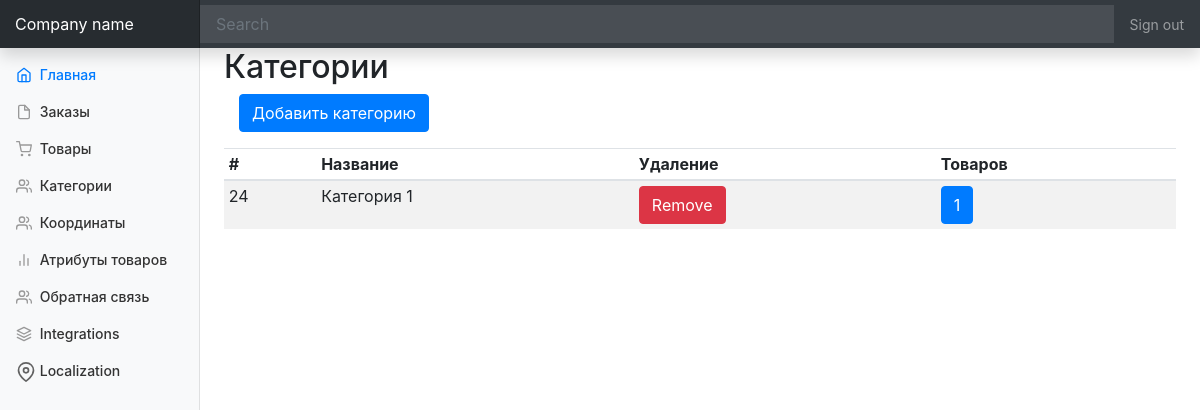
Screenshot of /index.php?ctrl=Category&act=categoriesList with the database file from the repository.
### tables this page shows
CREATE TABLE IF NOT EXISTS `categories` (
  `categoryID` int(11) NOT NULL AUTO_INCREMENT,
  `categoryTitle` varchar(50) NOT NULL,
  PRIMARY KEY (`categoryID`),
  UNIQUE KEY `categoryTitle` (`categoryTitle`)
);

### controllers/panel/MainController.php (called while the page is built, shortened)
<?php
class MainController extends BaseController {
    public function start(  ){
        $controller = $this->request->getGetValue('ctrl');
        $action = $this->request->getGetValue('act');
        $controllerClass = "controllers\\panel\\{$controller}Controller";
        if(class_exists($controllerClass)){
            $controllerInstance = new $controllerClass();
        }
        if(method_exists($controllerClass, "{$action}Action")){
            $viewToInclude = $controllerInstance->{"{$action}Action"}();
        }
        else{
            $controller = "Home";
            $action = "index";
            $controllerClass = "controllers\\panel\\{$controller}Controller";
            $controllerInstance = new $controllerClass();
            $viewToInclude = $controllerInstance->{"{$action}Action"}();
        }
        $this->view = $controllerInstance->view;
        include_once "views/Default/header.php";
        include_once "views/$controller/$viewToInclude.php";
    }
}

### index.php (called while the page is built, shortened)
<?php
$app = new MainController();
$app->start();

### controllers/panel/BaseController.php (called while the page is built, shortened)
<?php
class BaseController{
    public function __construct(){
        $this->view = new View();
    }
}

### utils/View.php (called while the page is built, shortened)
<?php
class View{
    private $storage = [];
    public function __get($name){
        if(isset($this->storage[$name])){
            return $this->storage[$name];
        }
        return null;
    }
    public function __set($name, $value){
        $this->storage[$name] = $value;
    }
}

### models/Category.php (called while the page is built, shortened)
<?php
class Category{
    public static function GetCategories( $limit = 10 , $offset = 0){
        $stm = MySQL::$db->prepare("SELECT * FROM categories LIMIT $offset,$limit");
        $stm->execute();
        $categories = $stm->fetchAll(\PDO::FETCH_OBJ);
        return $categories;
    }
    public static function GetProductsAmountByCategory(  $categoryID ){
        $stm = MySQL::$db->prepare("SELECT COUNT(pc.productID) as `count` FROM `productandcategories` as pc WHERE pc.categoryID = :id");
        $stm->bindParam(':id' , $categoryID , \PDO::PARAM_INT);
        $stm->execute();
        $count = $stm->fetch(\PDO::FETCH_OBJ);
        return $count->count;
    }
}

### controllers/panel/CategoryController.php (called while the page is built, shortened)
<?php
class CategoryController extends BaseController{
    public function categoriesListAction(  ){
        $this->view->categories = Category::GetCategories(10,0);
        foreach ( $this->view->categories as $category ){
            $category->count = Category::GetProductsAmountByCategory( $category->categoryID );
        }
        return 'categories-list';
    }
}

### views/Category/categories-list.php (the view, shortened to what this page needs)
        <main role="main" class="col-md-9 ml-sm-auto col-lg-10 px-4">
            <h2>Категории </h2>
            <form class="col-12">
                <div class="form-group">
                    <a href="index.php?ctrl=Category&act=addCategory" class="btn btn-primary">Добавить категорию</a>
                </div>
            </form>
            <div class="table-responsive">
                <table class="table table-striped table-sm">
                    <thead>
                    <tr>
                        <th>#</th>
                        <th>Название</th>
                        <th>Удаление</th>
                        <th>Товаров</th>
                    </tr>
                    </thead>
                    <tbody>
                        <?php foreach ( $this->view->categories as $category ) { ?>
                            <tr data-category-id="<?= $category->categoryID ?>">
                                <td><?= $category->categoryID ?></td>
                                <td><?= $category->categoryTitle ?></td>
                                <td><button data-category-id="<?= $category->categoryID ?>" class="btn btn-danger" >Remove</button></td>
                                <td><a class="btn btn-primary" href="?ctrl=Category&act=categoryAndProducts&categoryID=<?= $category->categoryID ?>"><?= $category->count ?></a></td>
                            </tr>
                        <?php } ?>
                    </tbody>
                </table>
            </div>
        </main>
    </div>
</div>

### assets/css/styles.css (style rules this page uses)
body { font-size: .875rem; }
[role="main"] { padding-top: 48px; }

### rows the page displays
categories: categoryID "24", categoryTitle "Категория 1", count "1"
